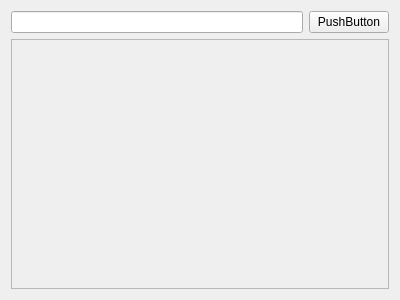
<?xml version="1.0" encoding="UTF-8"?>
<ui version="4.0">
 <class>Form</class>
 <widget class="QWidget" name="Form">
  <property name="geometry">
   <rect>
    <x>0</x>
    <y>0</y>
    <width>400</width>
    <height>300</height>
   </rect>
  </property>
  <property name="windowTitle">
   <string>Form</string>
  </property>
  <layout class="QVBoxLayout" name="verticalLayout">
   <item>
    <widget class="QWidget" name="widget" native="true">
     <layout class="QHBoxLayout" name="horizontalLayout">
      <property name="leftMargin">
       <number>0</number>
      </property>
      <property name="topMargin">
       <number>0</number>
      </property>
      <property name="rightMargin">
       <number>0</number>
      </property>
      <property name="bottomMargin">
       <number>0</number>
      </property>
      <item>
       <widget class="QLineEdit" name="lineEdit"/>
      </item>
      <item>
       <widget class="QPushButton" name="pushButton">
        <property name="text">
         <string>PushButton</string>
        </property>
       </widget>
      </item>
     </layout>
    </widget>
   </item>
   <item>
    <widget class="QPlainTextEdit" name="plainTextEdit">
     <property name="enabled">
      <bool>false</bool>
     </property>
    </widget>
   </item>
  </layout>
 </widget>
 <resources/>
 <connections/>
</ui>
